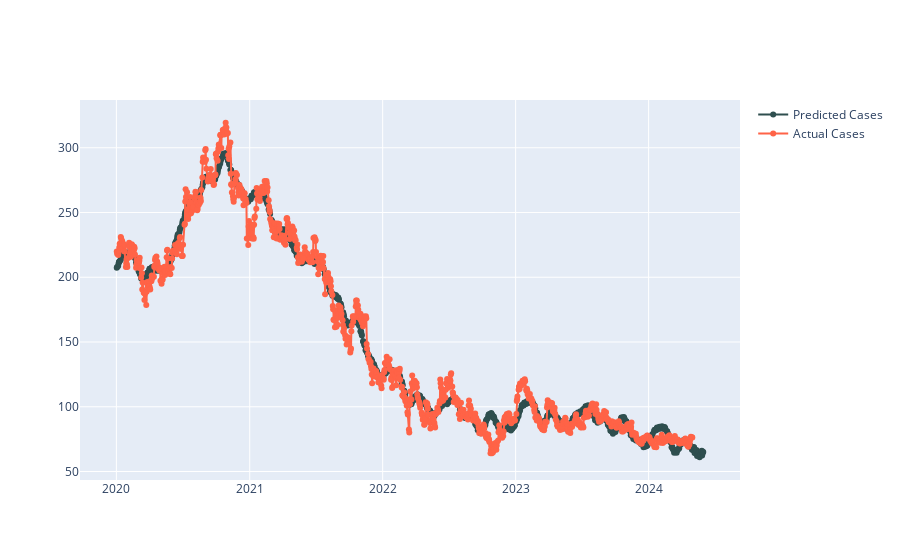

The notebook cell this image was saved under:
### Code cell
import plotly.graph_objects as go
from prophet import Prophet  
d_new = df[['Date','High']]
d_new.columns = ['ds', 'y']

m = Prophet()
m.fit(d_new)

future = m.make_future_dataframe(periods=30)
forecast = m.predict(future)

fig = go.Figure()

fig.add_trace(go.Scatter( x = forecast['ds'], y = forecast['yhat'],
                        mode='lines+markers',name='Predicted Cases',marker_color='DarkSlateGray'))
fig.add_trace(go.Scatter( x = d_new['ds'], y = d_new['y'],
                        mode='lines+markers',name='Actual Cases',marker_color='Tomato'))

### Figure 1 — Plotly figure (JSON) as saved in the notebook; plotly's stock layout.template omitted (floating-point values rounded to 4 significant figures; data arrays with more than 128 entries replaced by an {"elided": "..."} marker saying what was removed)
{"data": [{"marker": {"color": "DarkSlateGray"}, "mode": "lines+markers", "name": "Predicted Cases", "type": "scatter", "x": {"elided": "1119 str values"}, "y": {"elided": "1119 float values"}}, {"marker": {"color": "Tomato"}, "mode": "lines+markers", "name": "Actual Cases", "type": "scatter", "x": {"elided": "1089 str values"}, "y": {"elided": "1089 float values"}}], "layout": {}}
